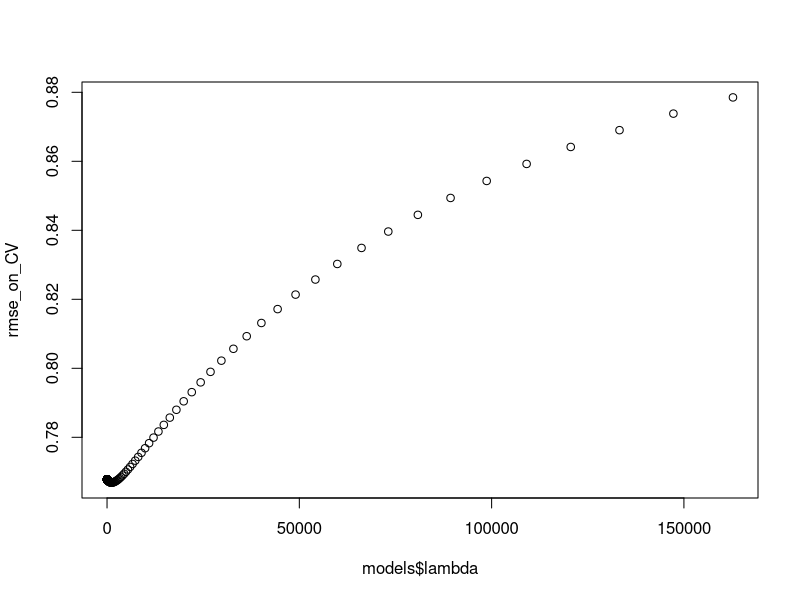
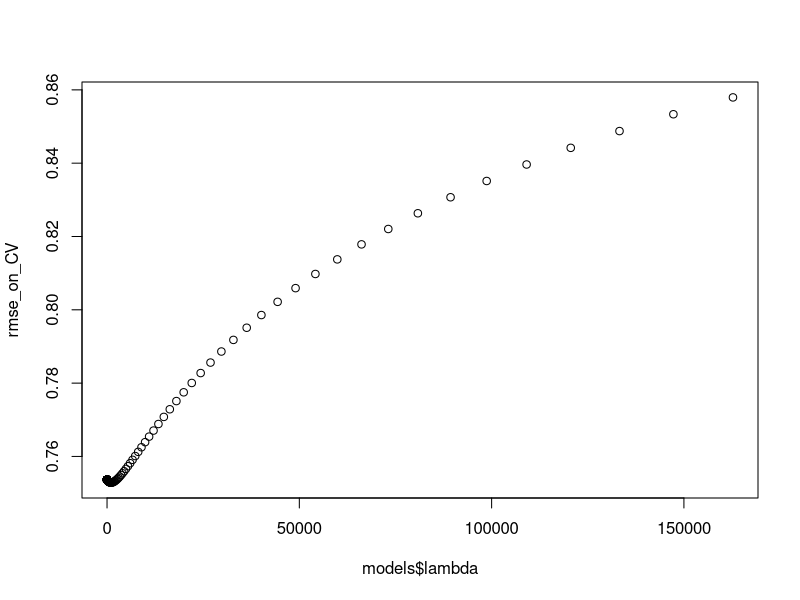
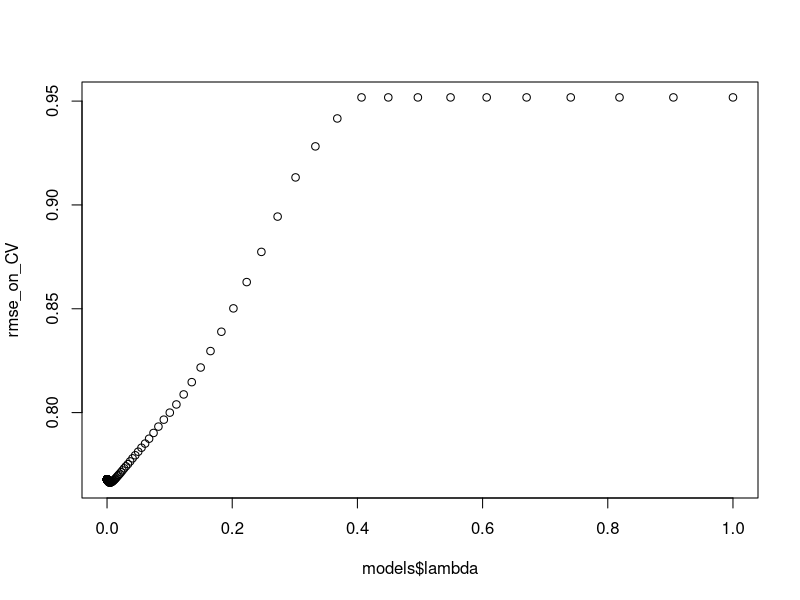
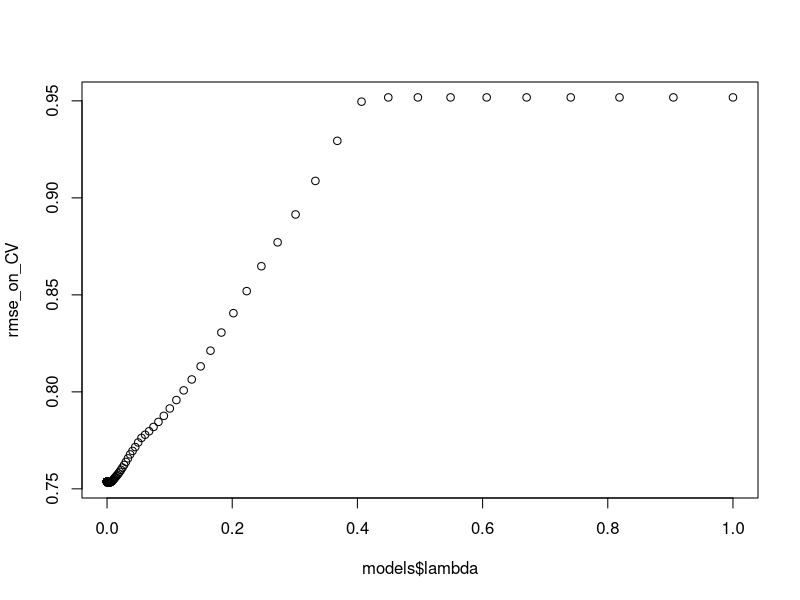
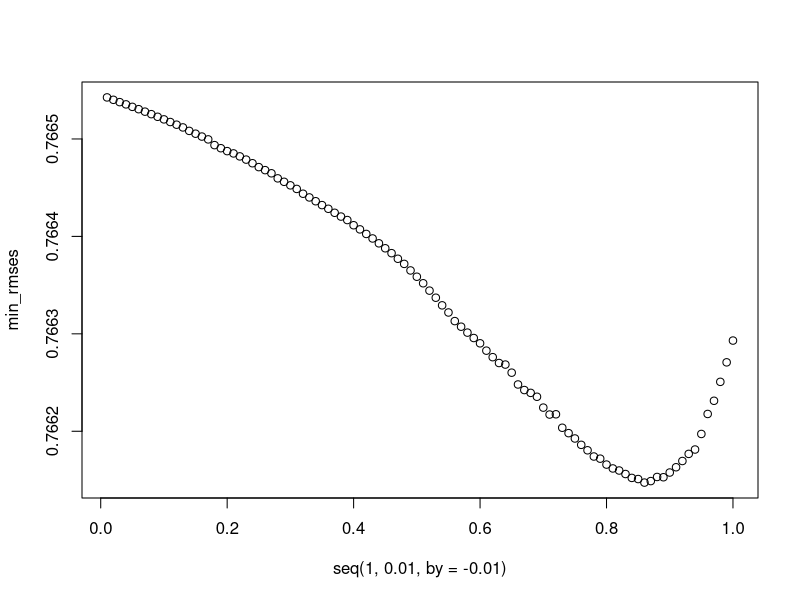
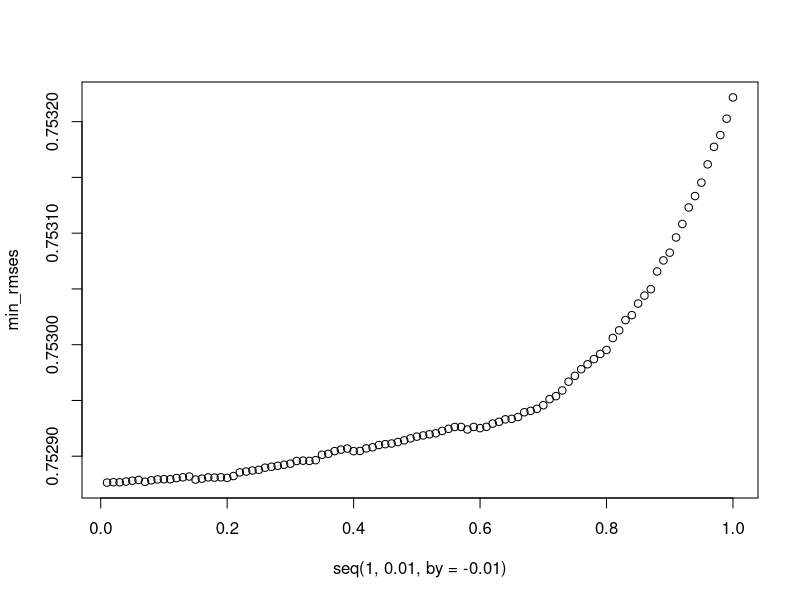

Write R code to recreate these figures, in order.
## ---- chunk 1
knitr::opts_chunk$set(echo = TRUE)
## ---- chunk 2
tr <- read.table("./data/train_ratings_all.dat", header = F, sep = "\t")
tr_pr <- read.csv("./data/Train_Features_Processed.csv")[, 2:100]
tr_y <- read.table("./data/train_y_rating.dat", header = F, sep = "\t")
movie_info <- read.table("./data/movie_titles.txt", header = F, sep = ',')
## ---- chunk 3
colnames(movie_info) <- c("Release Years", "Names", "Genres")
colnames(tr) <- movie_info$Names
colnames(tr_pr) <- movie_info$Names
colnames(tr_y) <- c('y')
## ---- chunk 4
CV_subset <- sample(10000, 2000)

CV <- tr[CV_subset, ]
CV_y <- tr_y[CV_subset, ]

tr <- tr[-CV_subset, ]
tr_y <- tr_y[-CV_subset, ]

CV_pr <- tr_pr[CV_subset, ]
tr_pr <- tr_pr[-CV_subset, ]
## ---- chunk 5
rmse <- function(true_labels, pred_labels){
  return (sqrt(mean((true_labels-pred_labels)^2)))
}
## ---- chunk 6
lin_model <- lm(y~., data=data.frame(tr, y=tr_y))
baseline <- rmse(CV_y, predict(lin_model, newdata = data.frame(CV)))
baseline
## ---- chunk 7
lin_model <- lm(y~., data=data.frame(tr_pr, y=tr_y))
score <- rmse(CV_y, predict(lin_model, newdata = data.frame(CV_pr)))
baseline / score
diff <- c(baseline, score)
names(diff) <- c("baseline", "score")
diff
## ---- chunk 8
lin_model <- lm(y~., data=data.frame(tr, y=tr_y))
score <- rmse(CV_y, pmax(pmin(predict(lin_model, newdata = data.frame(CV)), 5), 1))
baseline / score
diff[2] <- score
diff
## ---- chunk 9
lin_model <- lm(y~., data=data.frame(tr_pr, y=tr_y))
score <- rmse(CV_y, pmax(pmin(predict(lin_model, newdata = data.frame(CV_pr)), 5), 1))
baseline / score
diff[2] <- score
diff
## ---- chunk 10
library(MASS)
lambdas <- exp(seq(-15, 12, by = 0.1))
models <- lm.ridge(y~., data = data.frame(tr, y=tr_y), lambda = lambdas)
preds_on_CV <- pmin(pmax(as.matrix(CV) %*% t(coef(models)[, -1]) + rep(1, length(CV_y)) %o% coef(models)[, 1], 1), 5)
rmse_on_CV <- apply(preds_on_CV, 2, rmse, true_labels = CV_y)
plot(models$lambda, rmse_on_CV)
score <- min(rmse_on_CV)
baseline / score
diff[2] <- score
diff
## ---- chunk 11
models <- lm.ridge(y~., data = data.frame(tr_pr, y=tr_y), lambda = lambdas)
preds_on_CV <- pmin(pmax(as.matrix(CV_pr) %*% t(coef(models)[, -1]) + rep(1, length(CV_y)) %o% coef(models)[, 1], 1), 5)
rmse_on_CV <- apply(preds_on_CV, 2, rmse, true_labels = CV_y)
plot(models$lambda, rmse_on_CV)
score <- min(rmse_on_CV)
baseline / score
diff[2] <- score
diff
## ---- chunk 12
library(glmnet)
lambdas <- exp(seq(-15, 0, by = 0.1))
models <- glmnet(tr, tr_y, lambda = lambdas,
                 family = "gaussian",
                 intercept = T, alpha = 1)
preds_on_CV <- pmin(pmax(predict(models, newx = as.matrix(CV)), 1), 5)
rmse_on_CV <- apply(preds_on_CV, 2, rmse, true_labels = CV_y)
plot(models$lambda, rmse_on_CV)
score <- min(rmse_on_CV)
baseline / score
diff[2] <- score
diff
## ---- chunk 13
models <- glmnet(tr_pr, tr_y, lambda = lambdas,
                 family = "gaussian",
                 intercept = T, alpha = 1)
preds_on_CV <- pmin(pmax(predict(models, newx = as.matrix(CV_pr)), 1), 5)
rmse_on_CV <- apply(preds_on_CV, 2, rmse, true_labels = CV_y)
plot(models$lambda, rmse_on_CV)
score <- min(rmse_on_CV)
baseline / score
diff[2] <- score
diff
## ---- chunk 14
min_rmses <- rep(0, 100)
for (a in 1:100) {
  lambdas <- exp(seq(-15, 0, by = 0.1))
  models <- glmnet(tr, tr_y, lambda = lambdas,
                   family = "gaussian",
                   intercept = T, alpha = (1/a))
  preds_on_CV <- pmin(pmax(predict(models, newx = as.matrix(CV)), 1), 5)
  rmse_on_CV <- apply(preds_on_CV, 2, rmse, true_labels = CV_y)
  min_rmses[a] <- min(rmse_on_CV)
}
plot(seq(1, 0.01, by=-0.01), min_rmses)
score <- min(min_rmses)
baseline / score
diff[2] <- score
diff
## ---- chunk 15
min_rmses <- rep(0, 100)
for (a in 1:100) {
  lambdas <- exp(seq(-15, 0, by = 0.1))
  models <- glmnet(tr_pr, tr_y, lambda = lambdas,
                   family = "gaussian",
                   intercept = T, alpha = (1/a))
  preds_on_CV <- pmin(pmax(predict(models, newx = as.matrix(CV_pr)), 1), 5)
  rmse_on_CV <- apply(preds_on_CV, 2, rmse, true_labels = CV_y)
  min_rmses[a] <- min(rmse_on_CV)
}
plot(seq(1, 0.01, by=-0.01), min_rmses)
score <- min(min_rmses)
baseline / score
diff[2] <- score
diff
